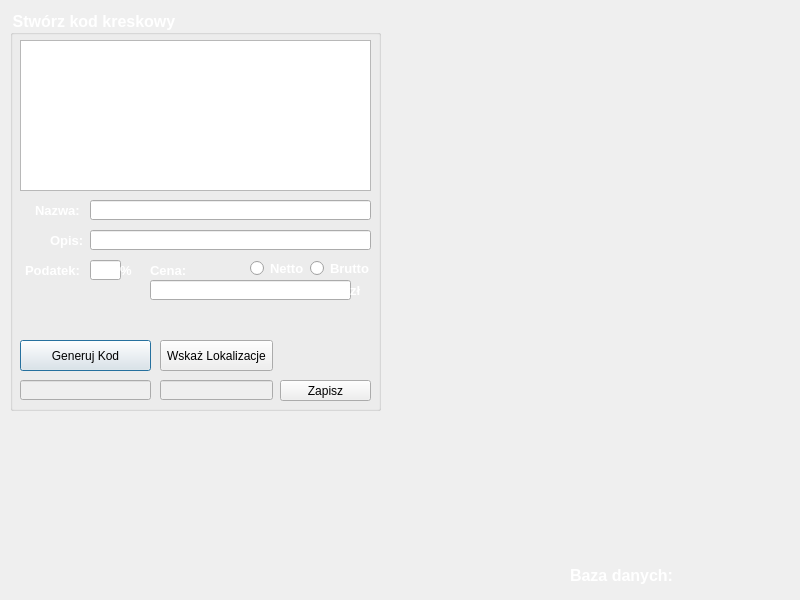
<?xml version="1.0" encoding="UTF-8"?>
<ui version="4.0">
 <class>kodywindow</class>
 <widget class="QDialog" name="kodywindow">
  <property name="geometry">
   <rect>
    <x>0</x>
    <y>0</y>
    <width>800</width>
    <height>600</height>
   </rect>
  </property>
  <property name="windowTitle">
   <string>ShoppedOUT - Generator kodów</string>
  </property>
  <property name="styleSheet">
   <string notr="true">#kodywindow {border-image: url(:/img/Img/bg_dark.jpg);}</string>
  </property>
  <widget class="QLabel" name="label">
   <property name="geometry">
    <rect>
     <x>570</x>
     <y>560</y>
     <width>121</width>
     <height>31</height>
    </rect>
   </property>
   <property name="font">
    <font>
     <family>Arial</family>
     <pointsize>12</pointsize>
     <weight>75</weight>
     <bold>true</bold>
    </font>
   </property>
   <property name="styleSheet">
    <string notr="true">color:white
</string>
   </property>
   <property name="text">
    <string>Baza danych:</string>
   </property>
  </widget>
  <widget class="QGroupBox" name="kodyBox">
   <property name="geometry">
    <rect>
     <x>10</x>
     <y>10</y>
     <width>371</width>
     <height>401</height>
    </rect>
   </property>
   <property name="font">
    <font>
     <family>Arial</family>
     <pointsize>12</pointsize>
     <weight>75</weight>
     <bold>true</bold>
    </font>
   </property>
   <property name="styleSheet">
    <string notr="true">#kodyBox {color:white}</string>
   </property>
   <property name="title">
    <string>Stwórz kod kreskowy</string>
   </property>
   <widget class="QGraphicsView" name="graphicsView">
    <property name="geometry">
     <rect>
      <x>10</x>
      <y>30</y>
      <width>351</width>
      <height>151</height>
     </rect>
    </property>
   </widget>
   <widget class="QPushButton" name="pushButton">
    <property name="geometry">
     <rect>
      <x>10</x>
      <y>330</y>
      <width>131</width>
      <height>31</height>
     </rect>
    </property>
    <property name="text">
     <string>Generuj Kod</string>
    </property>
   </widget>
   <widget class="QPushButton" name="pushButton_2">
    <property name="geometry">
     <rect>
      <x>270</x>
      <y>370</y>
      <width>91</width>
      <height>21</height>
     </rect>
    </property>
    <property name="text">
     <string>Zapisz</string>
    </property>
   </widget>
   <widget class="QLineEdit" name="lineEdit">
    <property name="geometry">
     <rect>
      <x>80</x>
      <y>190</y>
      <width>281</width>
      <height>20</height>
     </rect>
    </property>
   </widget>
   <widget class="QLineEdit" name="lineEdit_2">
    <property name="enabled">
     <bool>false</bool>
    </property>
    <property name="geometry">
     <rect>
      <x>10</x>
      <y>370</y>
      <width>131</width>
      <height>20</height>
     </rect>
    </property>
   </widget>
   <widget class="QLabel" name="label_2">
    <property name="geometry">
     <rect>
      <x>25</x>
      <y>190</y>
      <width>47</width>
      <height>20</height>
     </rect>
    </property>
    <property name="font">
     <font>
      <family>Arial</family>
      <pointsize>10</pointsize>
      <weight>75</weight>
      <bold>true</bold>
     </font>
    </property>
    <property name="styleSheet">
     <string notr="true">color:white</string>
    </property>
    <property name="text">
     <string>Nazwa:</string>
    </property>
   </widget>
   <widget class="QLabel" name="label_3">
    <property name="geometry">
     <rect>
      <x>40</x>
      <y>220</y>
      <width>61</width>
      <height>20</height>
     </rect>
    </property>
    <property name="font">
     <font>
      <family>Arial</family>
      <pointsize>10</pointsize>
      <weight>75</weight>
      <bold>true</bold>
     </font>
    </property>
    <property name="styleSheet">
     <string notr="true">color:white</string>
    </property>
    <property name="text">
     <string>Opis:</string>
    </property>
   </widget>
   <widget class="QLineEdit" name="lineEdit_3">
    <property name="geometry">
     <rect>
      <x>80</x>
      <y>220</y>
      <width>281</width>
      <height>20</height>
     </rect>
    </property>
   </widget>
   <widget class="QLineEdit" name="lineEdit_4">
    <property name="enabled">
     <bool>false</bool>
    </property>
    <property name="geometry">
     <rect>
      <x>150</x>
      <y>370</y>
      <width>113</width>
      <height>20</height>
     </rect>
    </property>
   </widget>
   <widget class="QPushButton" name="pushButton_3">
    <property name="geometry">
     <rect>
      <x>150</x>
      <y>330</y>
      <width>113</width>
      <height>31</height>
     </rect>
    </property>
    <property name="text">
     <string>Wskaż Lokalizacje</string>
    </property>
   </widget>
   <widget class="QLabel" name="label_4">
    <property name="geometry">
     <rect>
      <x>15</x>
      <y>250</y>
      <width>81</width>
      <height>20</height>
     </rect>
    </property>
    <property name="font">
     <font>
      <family>Arial</family>
      <pointsize>10</pointsize>
      <weight>75</weight>
      <bold>true</bold>
     </font>
    </property>
    <property name="styleSheet">
     <string notr="true">color:white</string>
    </property>
    <property name="text">
     <string>Podatek:</string>
    </property>
   </widget>
   <widget class="QLineEdit" name="lineEdit_5">
    <property name="geometry">
     <rect>
      <x>80</x>
      <y>250</y>
      <width>31</width>
      <height>20</height>
     </rect>
    </property>
   </widget>
   <widget class="QLabel" name="label_5">
    <property name="geometry">
     <rect>
      <x>110</x>
      <y>250</y>
      <width>16</width>
      <height>20</height>
     </rect>
    </property>
    <property name="font">
     <font>
      <family>Arial</family>
      <pointsize>10</pointsize>
      <weight>75</weight>
      <bold>true</bold>
     </font>
    </property>
    <property name="styleSheet">
     <string notr="true">color:white</string>
    </property>
    <property name="text">
     <string>%</string>
    </property>
   </widget>
   <widget class="QLabel" name="label_6">
    <property name="geometry">
     <rect>
      <x>140</x>
      <y>250</y>
      <width>81</width>
      <height>20</height>
     </rect>
    </property>
    <property name="font">
     <font>
      <family>Arial</family>
      <pointsize>10</pointsize>
      <weight>75</weight>
      <bold>true</bold>
     </font>
    </property>
    <property name="styleSheet">
     <string notr="true">color:white</string>
    </property>
    <property name="text">
     <string>Cena:</string>
    </property>
   </widget>
   <widget class="QLineEdit" name="lineEdit_6">
    <property name="geometry">
     <rect>
      <x>140</x>
      <y>270</y>
      <width>201</width>
      <height>20</height>
     </rect>
    </property>
   </widget>
   <widget class="QRadioButton" name="radioButton">
    <property name="geometry">
     <rect>
      <x>240</x>
      <y>250</y>
      <width>61</width>
      <height>17</height>
     </rect>
    </property>
    <property name="font">
     <font>
      <family>Arial</family>
      <pointsize>10</pointsize>
      <weight>75</weight>
      <bold>true</bold>
     </font>
    </property>
    <property name="styleSheet">
     <string notr="true">color:white
</string>
    </property>
    <property name="text">
     <string>Netto</string>
    </property>
   </widget>
   <widget class="QRadioButton" name="radioButton_2">
    <property name="geometry">
     <rect>
      <x>300</x>
      <y>250</y>
      <width>61</width>
      <height>17</height>
     </rect>
    </property>
    <property name="font">
     <font>
      <family>Arial</family>
      <pointsize>10</pointsize>
      <weight>75</weight>
      <bold>true</bold>
     </font>
    </property>
    <property name="styleSheet">
     <string notr="true">color:white
</string>
    </property>
    <property name="text">
     <string>Brutto</string>
    </property>
   </widget>
   <widget class="QLabel" name="label_7">
    <property name="geometry">
     <rect>
      <x>340</x>
      <y>270</y>
      <width>21</width>
      <height>20</height>
     </rect>
    </property>
    <property name="font">
     <font>
      <family>Arial</family>
      <pointsize>10</pointsize>
      <weight>75</weight>
      <bold>true</bold>
     </font>
    </property>
    <property name="styleSheet">
     <string notr="true">color:white</string>
    </property>
    <property name="text">
     <string>zł</string>
    </property>
   </widget>
  </widget>
 </widget>
 <resources/>
 <connections/>
</ui>
